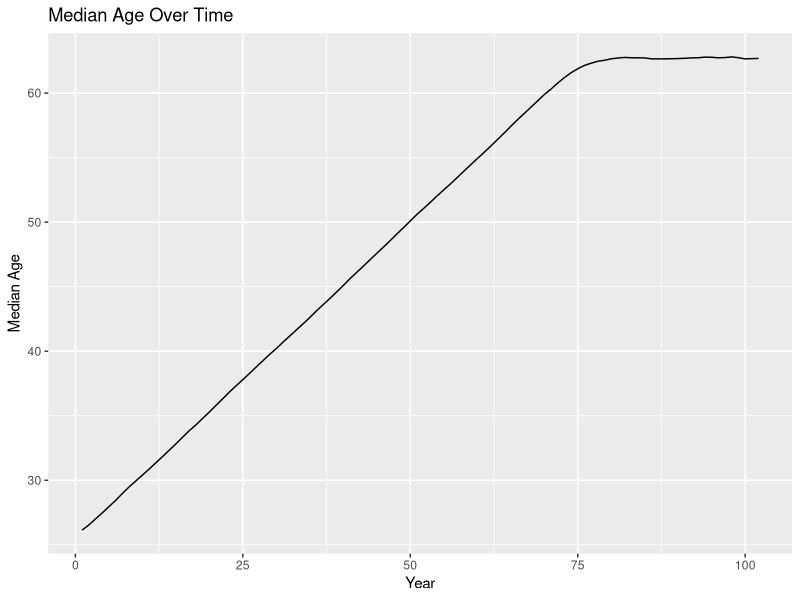
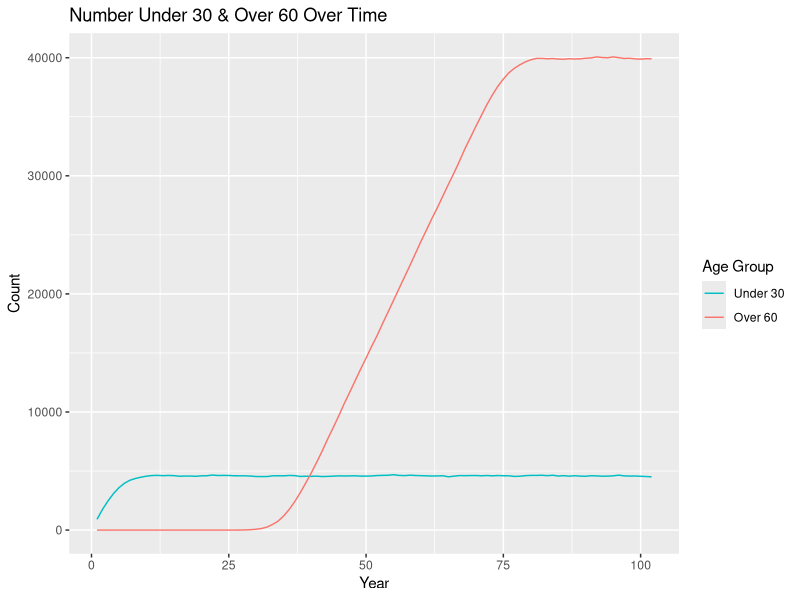
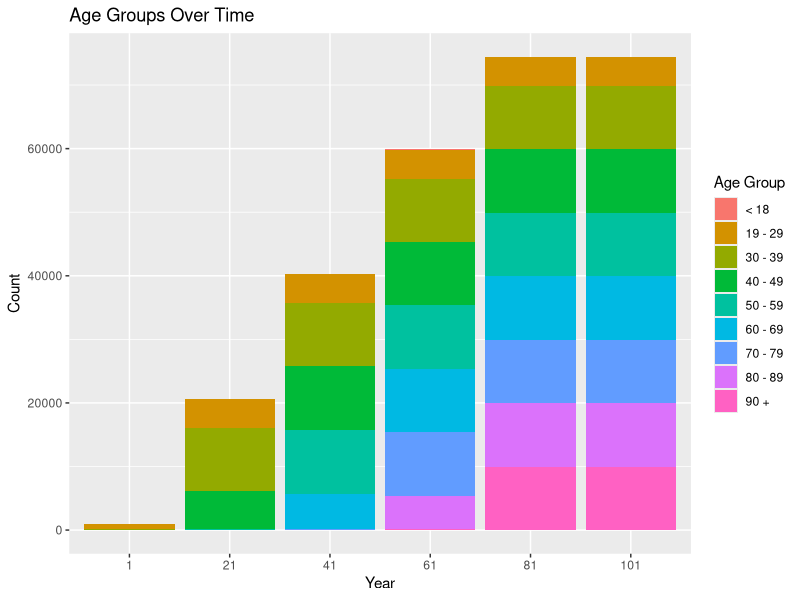
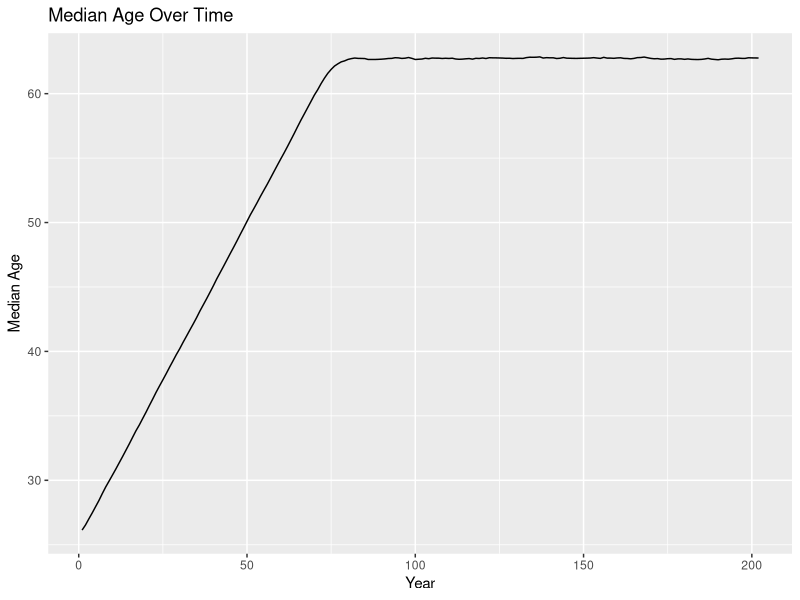
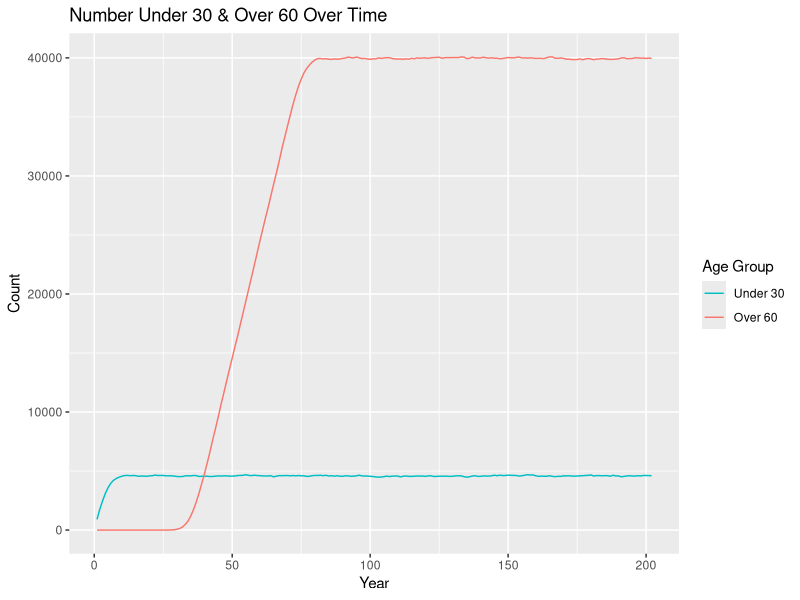
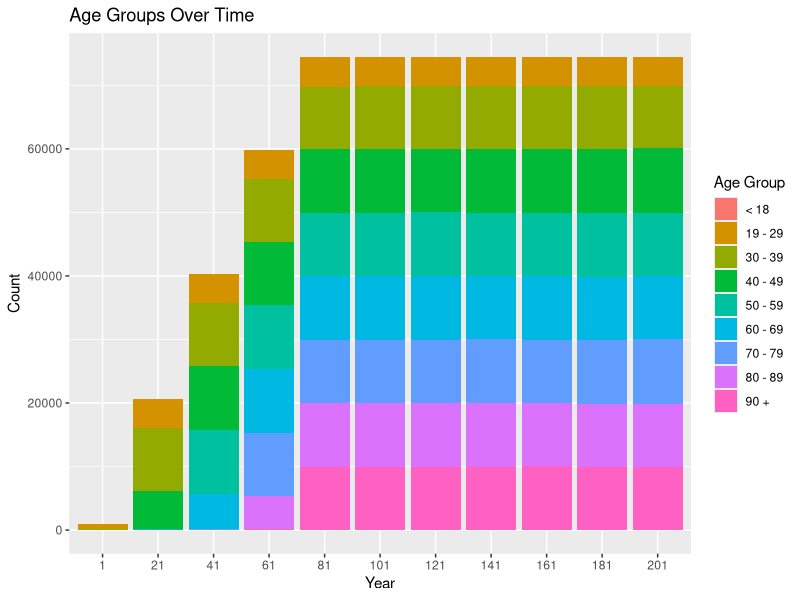

The R source for these figures, in order: (Note: this script raises an error after producing the figures.)
## ---- chunk 1
knitr::opts_chunk$set(echo = TRUE)
## ---- chunk 2
library(tidyverse)
## ---- chunk 3
set.seed(12345)
## ---- chunk 4
population <- 
  rnorm(n = 1000, mean = 26, sd = 3) %>% 
  enframe() %>% 
  select(value) %>% 
  rename(original_age = value) %>% 
  mutate(current_age = original_age, years_incarcerated = 0) %>% 
  mutate(odds_of_removal = case_when(current_age < 19 ~ 0.007,
                                     current_age >= 19 & current_age < 30 ~ 0.0013,
                                     current_age >= 30 & current_age < 40 ~ 0.0019,
                                     current_age >= 40 & current_age < 50 ~ 0.0040,
                                     current_age >= 50 & current_age < 60 ~ 0.0088,
                                     current_age >= 60 & current_age < 70 ~ 0.0178,
                                     current_age >= 70 & current_age < 80 ~ 0.0439,
                                     current_age >= 80 & current_age < 90 ~ 0.1345,
                                     current_age >= 90 ~ 0.1345))
  # mutate(eligible_for_parole = FALSE)

overall <-
  tibble(year = 1, total_population = nrow(population), 
         median_age = median(population$current_age)) %>% 
  mutate("< 18" = pull(count(filter(population, current_age < 19))),
         "19 - 29" = pull(count(filter(population, current_age >= 19 & current_age < 30))),
         "30 - 39" = pull(count(filter(population, current_age >= 30 & current_age < 40))),
         "40 - 49" = pull(count(filter(population, current_age >= 40 & current_age < 50))),
         "50 - 59" = pull(count(filter(population, current_age >= 50 & current_age < 60))),
         "60 - 69" = pull(count(filter(population, current_age >= 60 & current_age < 70))),
         "70 - 79" = pull(count(filter(population, current_age >= 70 & current_age < 80))),
         "80 - 89" = pull(count(filter(population, current_age >= 80 & current_age < 90))),
         "90 +" = pull(count(filter(population, current_age >= 90))))
## ---- chunk 5
one_year_population <- function(data) {
  # age & years incarcerated increases by 1
  data$current_age <- data$current_age + 1
  data$years_incarcerated <- data$years_incarcerated + 1
  
  # updates odds of removal
  data$odds_of_removal <- case_when(data$current_age < 19 ~ 0.007,
                                    data$current_age >= 19 & data$current_age < 30 ~ 0.0013,
                                    data$current_age >= 30 & data$current_age < 40 ~ 0.0019,
                                    data$current_age >= 40 & data$current_age < 50 ~ 0.0040,
                                    data$current_age >= 50 & data$current_age < 60 ~ 0.0088,
                                    data$current_age >= 60 & data$current_age < 70 ~ 0.0178,
                                    data$current_age >= 70 & data$current_age < 80 ~ 0.0439,
                                    data$current_age >= 80 & data$current_age < 90 ~ 0.1345,
                                    data$current_age >= 90 ~ 0.1345)
  
  # INCOMPLETE?
  # randomly removes 1 percent with probability weights based on odds of removal
  data <- data[-sample(x = 1:nrow(population), size = 0.01*nrow(population), 
                       prob = population$odds_of_removal),]
  
  # this would generate a vector of age groups to remove & we would have to somehow randomly 
  # select x number of people associated with randomly selected age groups to remove
  # sample(x = c("< 18", "19 - 29", "30 - 39", "40 - 49", "50 - 59", "60 - 69", "70 - 79",
  #              "80 - 89", "90 +"), size = 0.01*nrow(population), replace = TRUE,
  #        prob = c(0.007, 0.0013, 0.0019, 0.0040, 0.0088, 0.0178, 0.0439, 0.1345, 0.1345))

  # this would sample 1 percent of population, which we could then remove
  # may not be particularly different from original sampling
  # sample_frac(population, 0.01, weight = population$odds_of_removal)
  
  # adds 1000 more
  incoming <- 
    rnorm(n = 1000, mean = 26, sd = 3) %>% 
    enframe() %>% 
    select(value) %>% 
    rename(original_age = value) %>% 
    mutate(current_age = original_age, years_incarcerated = 0) %>% 
    mutate(odds_of_removal = case_when(current_age < 19 ~ 0.007,
                                       current_age >= 19 & current_age < 30 ~ 0.0013,
                                       current_age >= 30 & current_age < 40 ~ 0.0019,
                                       current_age >= 40 & current_age < 50 ~ 0.0040,
                                       current_age >= 50 & current_age < 60 ~ 0.0088,
                                       current_age >= 60 & current_age < 70 ~ 0.0178,
                                       current_age >= 70 & current_age < 80 ~ 0.0439,
                                       current_age >= 80 & current_age < 90 ~ 0.1345,
                                       current_age >= 90 ~ 0.1345))
    #mutate(eligible_for_parole = FALSE)
  data <- rbind(data, incoming)
  
  # removes any observations with age greater than 100
  data <- data %>% 
    filter(current_age < 100)
}

one_year_overall <- function(data, p) {
    incoming <-
      tibble(year = last(data$year) + 1, total_population = nrow(p),
             median_age = median(p$current_age)) %>% 
        mutate("< 18" = pull(count(filter(p, current_age < 19))),
               "19 - 29" = pull(count(filter(p, current_age >= 19 & current_age < 30))),
               "30 - 39" = pull(count(filter(p, current_age >= 30 & current_age < 40))),
               "40 - 49" = pull(count(filter(p, current_age >= 40 & current_age < 50))),
               "50 - 59" = pull(count(filter(p, current_age >= 50 & current_age < 60))),
               "60 - 69" = pull(count(filter(p, current_age >= 60 & current_age < 70))),
               "70 - 79" = pull(count(filter(p, current_age >= 70 & current_age < 80))),
               "80 - 89" = pull(count(filter(p, current_age >= 80 & current_age < 90))),
               "90 +" = pull(count(filter(p, current_age >= 90))))
    data <- rbind(data, incoming)
}
## ---- chunk 6
population <- one_year_population(population)
overall <- one_year_overall(overall, population)

# extend 100 years until stable
test_population <- population
test_overall <- overall
for (i in 1:100) {
  test_population <- one_year_population(test_population)
  test_overall <- one_year_overall(test_overall, test_population)
}
## ---- chunk 7
ggplot(data = test_overall, mapping = aes(x = year, y = median_age)) +
  geom_line() +
  labs(title = "Median Age Over Time", x = "Year", y = "Median Age")

test_overall %>% 
  mutate(under_30 = `19 - 29` + `< 18`, 
         over_60 = `60 - 69` + `70 - 79` + `80 - 89` + `90 +`) %>% 
  select(year, under_30, over_60) %>% 
  ggplot(data = ., mapping = aes(x = year, group = 1)) +
  geom_line(mapping = aes(y = under_30, color = "under_30")) +
  geom_line(mapping = aes(y = over_60, color = "over_60")) +
  labs(title = "Number Under 30 & Over 60 Over Time", x = "Year", y = "Count") +
  scale_color_discrete(name = "Age Group",
                       breaks = c("under_30", "over_60"), labels = c("Under 30", "Over 60"))

test_overall_long <- test_overall %>% 
  select(year, `< 18`:`90 +`) %>% 
  mutate(year = as.character(year)) %>% 
  pivot_longer(-year, names_to = "age_group", values_to = "count") %>% 
  filter(year == "1" | year == "21" | year == "41" | year == "61" | year == "81" | year == "101")

ggplot(data = test_overall_long, mapping = aes(x = year, y = count, fill = age_group)) +
  geom_bar(position = "stack", stat = "identity") +
  labs(title = "Age Groups Over Time", x = "Year", y = "Count") +
  scale_x_discrete(limits = c("1", "21", "41", "61", "81", "101")) +
  scale_fill_discrete(name = "Age Group",
                      breaks = c("< 18", "19 - 29", "30 - 39", "40 - 49", "50 - 59", "60 - 69",
                                 "70 - 79", "80 - 89", "90 +"))
## ---- chunk 8
bar_race <- test_overall %>% 
  select(year, `< 18`:`90 +`) %>% 
  mutate(year = as.character(year)) %>% 
  pivot_longer(-year, names_to = "age_group", values_to = "count") %>% 
  pivot_wider(names_from = "year", values_from = "count")
## ---- chunk 9
test_population_e <- test_population
test_overall_e <- test_overall
for (i in 1:100) {
  test_population_e <- one_year_population(test_population_e)
  test_overall_e <- one_year_overall(test_overall_e, test_population_e)
}
## ---- chunk 10
ggplot(data = test_overall_e, mapping = aes(x = year, y = median_age)) +
  geom_line() +
  labs(title = "Median Age Over Time", x = "Year", y = "Median Age")

test_overall_e %>% 
  mutate(under_30 = `19 - 29` + `< 18`, 
         over_60 = `60 - 69` + `70 - 79` + `80 - 89` + `90 +`) %>% 
  select(year, under_30, over_60) %>% 
  ggplot(data = ., mapping = aes(x = year, group = 1)) +
  geom_line(mapping = aes(y = under_30, color = "under_30")) +
  geom_line(mapping = aes(y = over_60, color = "over_60")) +
  labs(title = "Number Under 30 & Over 60 Over Time", x = "Year", y = "Count") +
  scale_color_discrete(name = "Age Group",
                       breaks = c("under_30", "over_60"), labels = c("Under 30", "Over 60"))

test_overall_e_long <- test_overall_e %>% 
  select(year, `< 18`:`90 +`) %>% 
  mutate(year = as.character(year)) %>% 
  pivot_longer(-year, names_to = "age_group", values_to = "count") %>% 
  filter(year == "1" | year == "21" | year == "41" | year == "61" | year == "81" | 
           year == "101" | year == "121" | year == "141" | year == "161" | year == "181" |
           year == "201")

ggplot(data = test_overall_e_long, mapping = aes(x = year, y = count, fill = age_group)) +
  geom_bar(position = "stack", stat = "identity") +
  labs(title = "Age Groups Over Time", x = "Year", y = "Count") +
  scale_x_discrete(limits = c("1", "21", "41", "61", "81", "101", "121", "141", "161", "181", 
                              "201")) +
  scale_fill_discrete(name = "Age Group",
                      breaks = c("< 18", "19 - 29", "30 - 39", "40 - 49", "50 - 59", "60 - 69",
                                 "70 - 79", "80 - 89", "90 +"))

bar_race_e <- test_overall_e %>% 
  select(year, `< 18`:`90 +`) %>% 
  mutate(year = as.character(year)) %>% 
  pivot_longer(-year, names_to = "age_group", values_to = "count") %>% 
  pivot_wider(names_from = "year", values_from = "count")
## ---- chunk 11
one_year_parole <- function(data) {
  # age & years incarcerated increases by 1
  data$current_age <- data$current_age + 1
  data$years_incarcerated <- data$years_incarcerated + 1
  
  # updates odds of removal
  data$odds_of_removal <- case_when(data$current_age < 19 ~ 0.007,
                                    data$current_age >= 19 & data$current_age < 30 ~ 0.0013,
                                    data$current_age >= 30 & data$current_age < 40 ~ 0.0019,
                                    data$current_age >= 40 & data$current_age < 50 ~ 0.0040,
                                    data$current_age >= 50 & data$current_age < 60 ~ 0.0088,
                                    data$current_age >= 60 & data$current_age < 70 ~ 0.0178,
                                    data$current_age >= 70 & data$current_age < 80 ~ 0.0439,
                                    data$current_age >= 80 & data$current_age < 90 ~ 0.1345,
                                    data$current_age >= 90 ~ 0.1345)
  
  # NOT TOTALLY FUNCTIONAL!!!
  # if incarcerated for more than 20 years, odds of removal increases 10 percent
  # checks if eligible for parole
  # if eligibility has been checked and odds of removal has increased, does not increase again
  if (data$years_incarcerated > 20 & !data$eligible_for_parole) {
    data$odds_of_removal <- data$odds_of_removal + 0.1
    data$eligible_for_parole <- TRUE
  }
  
  # randomly removes 1 percent
  data <- data[-sample(x = 1:nrow(population), size = 0.01*nrow(population), 
                       prob = population$odds_of_removal),]
  
  # adds 1000 more
  incoming <- 
    rnorm(n = 1000, mean = 26, sd = 3) %>% 
    enframe() %>% 
    select(value) %>% 
    rename(original_age = value) %>% 
    mutate(current_age = original_age, years_incarcerated = 0, eligible_for_parole = FALSE) %>% 
    mutate(odds_of_removal = case_when(current_age < 19 ~ 0.007,
                                       current_age >= 19 & current_age < 30 ~ 0.0013,
                                       current_age >= 30 & current_age < 40 ~ 0.0019,
                                       current_age >= 40 & current_age < 50 ~ 0.0040,
                                       current_age >= 50 & current_age < 60 ~ 0.0088,
                                       current_age >= 60 & current_age < 70 ~ 0.0178,
                                       current_age >= 70 & current_age < 80 ~ 0.0439,
                                       current_age >= 80 & current_age < 90 ~ 0.1345,
                                       current_age >= 90 ~ 0.1345))
  data <- rbind(data, incoming)
  
  # removes any observations with age greater than 100
  data <- data %>% 
    filter(current_age < 100)
}
## ---- chunk 12
parole_population <- population %>% 
  mutate(eligible_for_parole = FALSE)
parole_overall <- overall

for (i in 1:100) {
  parole_population <- one_year_parole(parole_population)
  parole_overall <- one_year_overall(parole_overall, parole_population)
}
